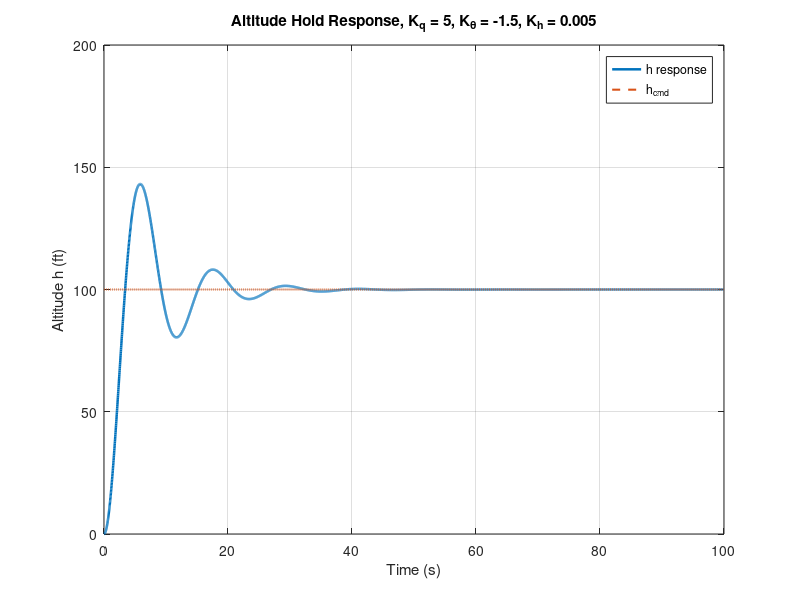
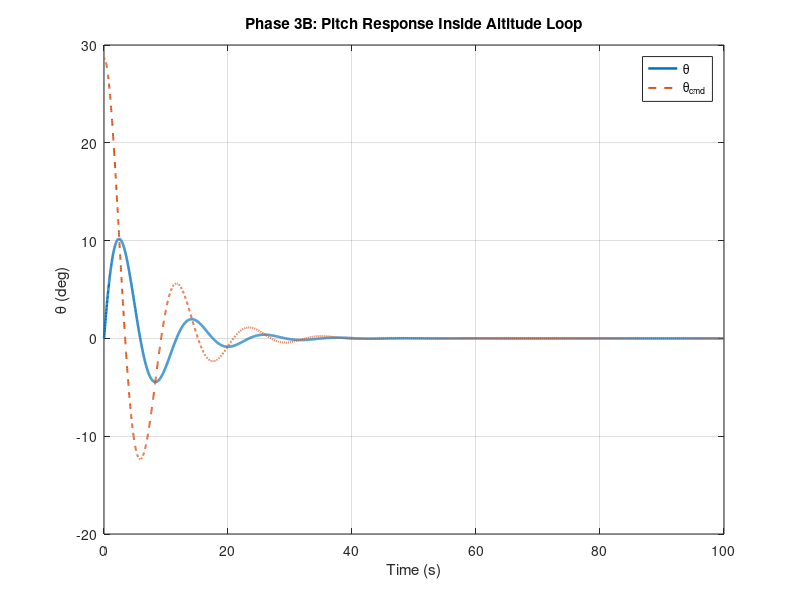

Write the MATLAB code that produced these figures, in order. (Note: this script raises an error after producing the figures.)
% ============================================================
% Phase 3B - Altitude-Hold Demonstration
% Cessna 182 Longitudinal Model + Altitude Augmentation
%
% Augmented states: x = [u alpha q theta h]^T
%
% Approximate altitude kinematics:
%   h_dot = Vtrim * theta
%
% Control structure:
%   theta_cmd = Kh*(h_cmd - h)
%   delta_e   = Kq*q - Ktheta*theta + Ktheta*theta_cmd
%
% Therefore:
%   delta_e = Kq*q - Ktheta*theta + Ktheta*Kh*(h_cmd - h)
% ============================================================

clear; clc; close all;

%% ------------------------------------------------------------
% 1) Base longitudinal model
% ------------------------------------------------------------
A = [-0.0456     19.4590     0        -32.1740;
     -0.001314   -2.092534   0.970632   0;
      0.003342  -13.938686  -6.805318   0;
      0          0           1          0];

B = [0;
    -0.202562;
    -34.735884;
     0];

%% ------------------------------------------------------------
% 2) Altitude augmentation
% h_dot = Vtrim * theta
% ------------------------------------------------------------
Vtrim = 220.1;  % ft/s

A_aug = [A            zeros(4,1);
         0 0 0 Vtrim  0];

B_aug = [B;
         0];

C_aug = eye(5);
D_aug = zeros(5,1);

x0 = zeros(5,1);

%% ------------------------------------------------------------
% 3) Gains
% ------------------------------------------------------------
Kq = 5;
Ktheta = -1.5;
Kh = 0.005;      % altitude outer-loop gain

% delta_e = Kq*q - Ktheta*theta - Ktheta*Kh*h + Ktheta*Kh*h_cmd
K_aug = [0 0 Kq -Ktheta -Ktheta*Kh];

Acl = A_aug + B_aug*K_aug;
Bcmd = B_aug*(Ktheta*Kh);

sys_h = ss(Acl, Bcmd, C_aug, zeros(5,1));

%% ------------------------------------------------------------
% 4) Altitude command
% ------------------------------------------------------------
h_cmd_ft = 100;                      % step altitude command (ft)

t = linspace(0,100,5000);
u_cmd = h_cmd_ft * ones(size(t));

%% ------------------------------------------------------------
% 5) Simulate
% ------------------------------------------------------------
[y,t] = lsim(sys_h, u_cmd, t, x0);

%% ------------------------------------------------------------
% 6) Extract states
% ------------------------------------------------------------
u_resp     = y(:,1);              % ft/s
alpha_resp = rad2deg(y(:,2));     % deg
q_resp     = rad2deg(y(:,3));     % deg/s
theta_resp = rad2deg(y(:,4));     % deg
h_resp     = y(:,5);              % ft

h_cmd_plot = h_cmd_ft * ones(size(t));

%% ------------------------------------------------------------
% 7) Reconstruct theta_cmd and elevator demand
% ------------------------------------------------------------
theta_cmd = Kh*(h_cmd_ft - h_resp);      % rad
theta_cmd_deg = rad2deg(theta_cmd);

delta_e = Kq*y(:,3) - Ktheta*y(:,4) + Ktheta*theta_cmd;   % rad
delta_e_deg = rad2deg(delta_e);

%% ------------------------------------------------------------
% 8) Closed-loop poles
% ------------------------------------------------------------
poles_h = eig(Acl);

disp('--------------------------------------------');
disp('Phase 3B: Altitude-Hold Demonstration');
disp('Closed-loop poles:');
disp(poles_h);

%% ------------------------------------------------------------
% 9) Plot altitude response
% ------------------------------------------------------------
figure('Color','w');
plot(t, h_resp, 'LineWidth', 1.8); hold on;
plot(t, h_cmd_plot, '--', 'LineWidth', 1.5);
grid on;
xlabel('Time (s)');
ylabel('Altitude h (ft)');
title(['Altitude Hold Response, K_q = ', num2str(Kq), ...
       ', K_\theta = ', num2str(Ktheta), ', K_h = ', num2str(Kh)]);
legend('h response', 'h_{cmd}', 'Location', 'best');

%% ------------------------------------------------------------
% 10) Plot theta response and theta command
% ------------------------------------------------------------
figure('Color','w');
plot(t, theta_resp, 'LineWidth', 1.8); hold on;
plot(t, theta_cmd_deg, '--', 'LineWidth', 1.4);
grid on;
xlabel('Time (s)');
ylabel('\theta (deg)');
title('Phase 3B: Pitch Response Inside Altitude Loop');
legend('\theta', '\theta_{cmd}', 'Location', 'best');

%% ------------------------------------------------------------
% 11) Plot full responses
% ------------------------------------------------------------
figure('Color','w','Position',[100 100 1200 1000]);
tiledlayout(5,1,'TileSpacing','compact','Padding','compact');

nexttile
plot(t,u_resp,'LineWidth',1.4);
grid on;
ylabel('u (ft/s)');
title('Phase 3B: State Responses');

nexttile
plot(t,alpha_resp,'LineWidth',1.4);
grid on;
ylabel('\alpha (deg)');

nexttile
plot(t,q_resp,'LineWidth',1.4);
grid on;
ylabel('q (deg/s)');

nexttile
plot(t,theta_resp,'LineWidth',1.4); hold on;
plot(t,theta_cmd_deg,'--','LineWidth',1.2);
grid on;
ylabel('\theta (deg)');
legend('\theta','\theta_{cmd}','Location','best');

nexttile
plot(t,h_resp,'LineWidth',1.4); hold on;
plot(t,h_cmd_plot,'--','LineWidth',1.2);
grid on;
ylabel('h (ft)');
xlabel('Time (s)');
legend('h','h_{cmd}','Location','best');

%% ------------------------------------------------------------
% 12) Elevator demand
% ------------------------------------------------------------
figure('Color','w');
plot(t, delta_e_deg, 'LineWidth', 1.6);
grid on;
xlabel('Time (s)');
ylabel('\delta_e (deg)');
title('Phase 3B: Elevator Demand');

%% ------------------------------------------------------------
% 13) Pole map
% ------------------------------------------------------------
figure('Color','w');
plot(real(poles_h), imag(poles_h), 'o', 'MarkerSize', 10, 'LineWidth', 2);
grid on;
xlabel('Real Axis');
ylabel('Imaginary Axis');
title('Phase 3B: Closed-Loop Poles');
